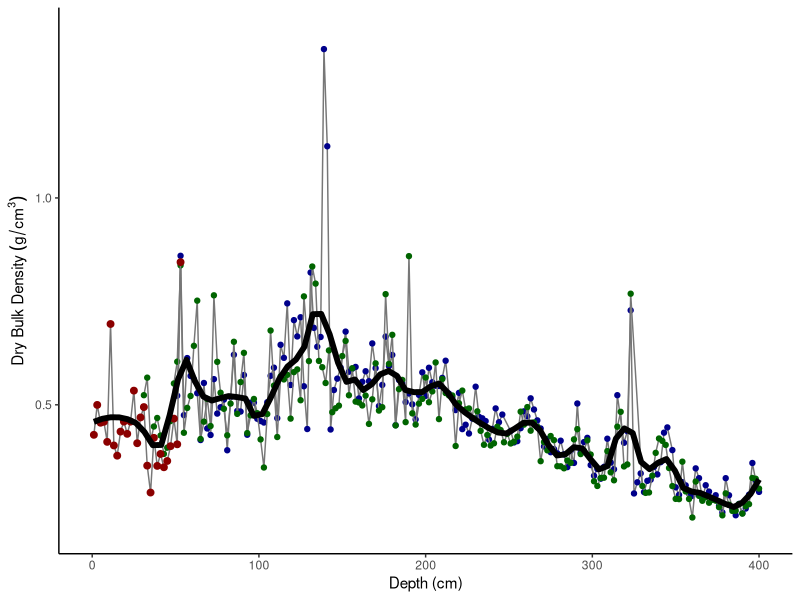
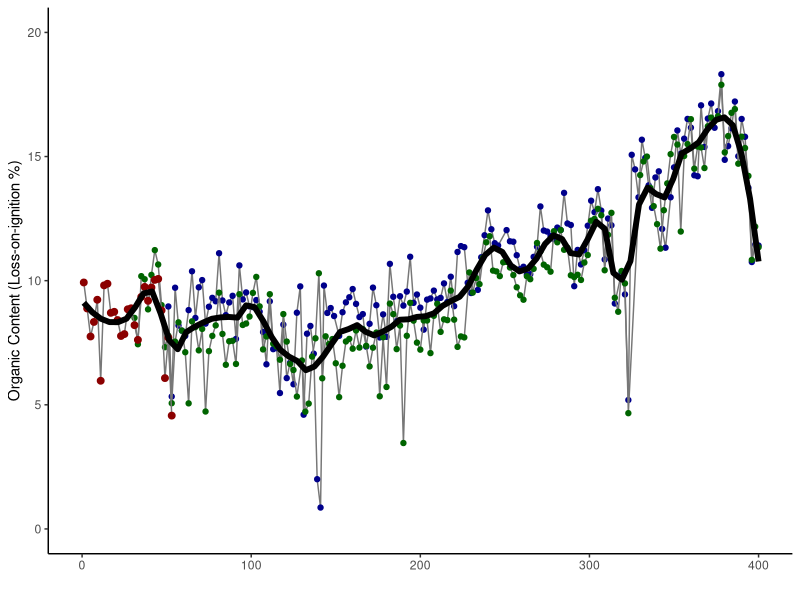
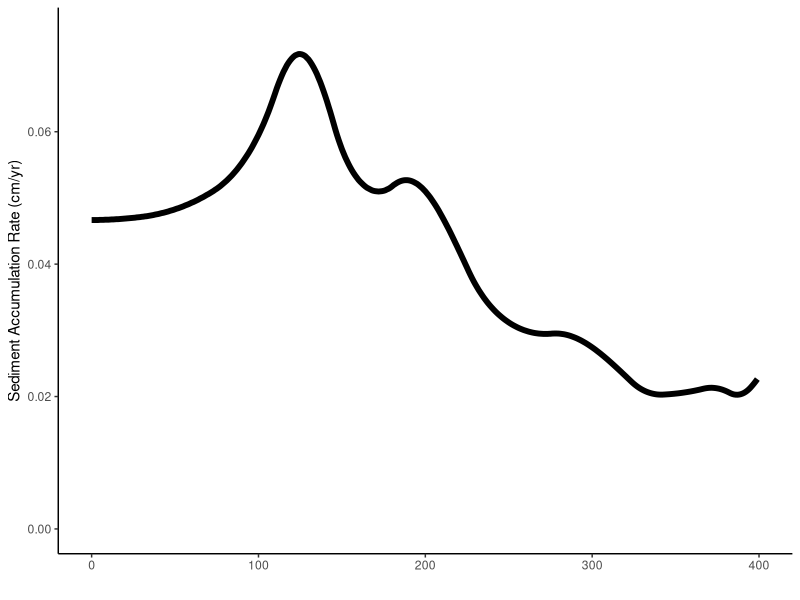
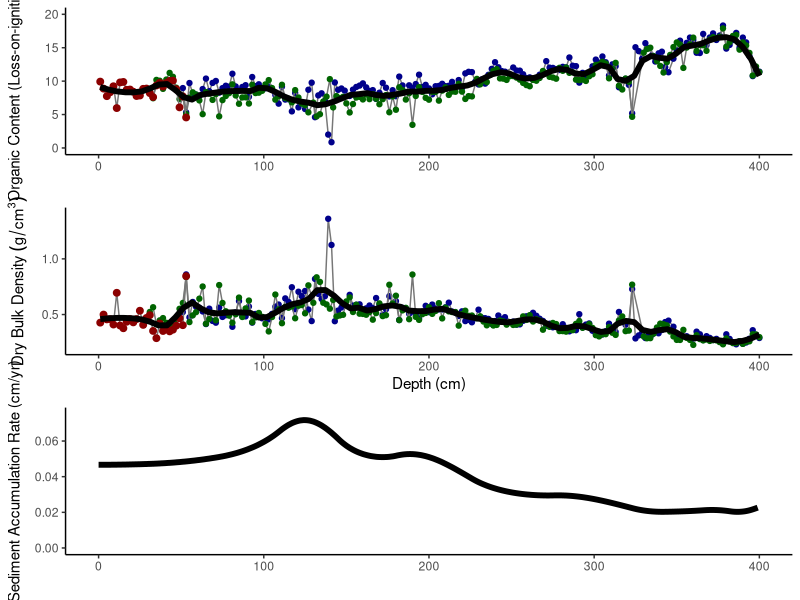

Recreate these plots in R, in order. (Note: this script raises an error after producing the figures.)

##### Lake Solitude Figure 2 code: sedimentology plot #####


## Load libraries
library(tidyverse)
library(cowplot)
library(ggplot2)


# Read data
fig2 <- read.csv("data/fig2_250907_holocene.csv")

fig2_BD <- ggplot() +
  geom_line(data = fig2, aes(x = Depth_BD_1B, y = BD_1B), color = "#777777") +  #1B
  geom_point(data = fig2, aes(x = Depth_BD_1B, y = BD_1B), color = "darkblue") +
  geom_line(data = fig2, aes(x = Depth_BD_1A, y = BD_1A), color = "#777777") + #1A
  geom_point(data = fig2, aes(x = Depth_BD_1A, y = BD_1A), color = "darkgreen") +
  geom_line(data = fig2, aes(x = Depth_BD_1C_clean, y = BD_1C_clean), color = "#777777") + #1C
  geom_point(data = fig2, aes(x = Depth_BD_1C_clean, y = BD_1C_clean), color = "darkred", size = 2) +
  geom_smooth(data = fig2, method = "loess", span = 0.1, color = "black", fill = NA, size = 2, aes(x = Depth_BD_compiled_clean, y = BD_compiled_clean)) +
  scale_x_continuous(limits = c (0,400)) +
  scale_y_continuous(limits = c(0.2,1.4)) +
  labs(y = bquote('Dry Bulk Density' ~ (g / cm ^ 3)), x = "Depth (cm)") + 
  theme_classic()
fig2_BD    

fig2_LOI <- ggplot() +
  geom_line(data = fig2, aes(x = Depth_BD_1B, y = LOI_1B), color = "#777777") +  #1B
  geom_point(data = fig2, aes(x = Depth_BD_1B, y = LOI_1B), color = "darkblue") +
  geom_line(data = fig2, aes(x = Depth_BD_1A, y = LOI_1A), color = "#777777") + #1A
  geom_point(data = fig2, aes(x = Depth_BD_1A, y = LOI_1A), color = "darkgreen") +
  geom_line(data = fig2, aes(x = Depth_BD_1C_clean, y = LOI_1C_clean), color = "#777777") + #1C
  geom_point(data = fig2, aes(x = Depth_BD_1C_clean, y = LOI_1C_clean), color = "darkred", size =2) +
  geom_smooth(data = fig2, method = "loess", span = 0.1, color = "black", fill = NA, size = 2, aes(x = Depth_BD_compiled_clean, y = LOI_compiled_clean)) +
  scale_x_continuous(limits = c (0,400)) +
  scale_y_continuous(limits = c(0,20)) +
  labs(y = "Organic Content (Loss-on-ignition %)", x = "") + 
  theme_classic()
fig2_LOI  

fig2_SAR <- ggplot() +
  geom_line(data = fig2, aes(x = depth, y = SAR), color = "black", linewidth = 2) +  #1B 
  scale_x_continuous(limits = c (0,400)) +
  scale_y_continuous(limits = c(0,0.075)) +
  labs(y = "Sediment Accumulation Rate (cm/yr)", x = "") + 
  theme_classic()
fig2_SAR

plot_grid(fig2_LOI, fig2_BD, fig2_SAR, ncol = 1, align = "v")
ggsave2("figures/fig2.svg", plot=ggplot2::last_plot(), scale=1, width = 7.76, height = 8.14)
